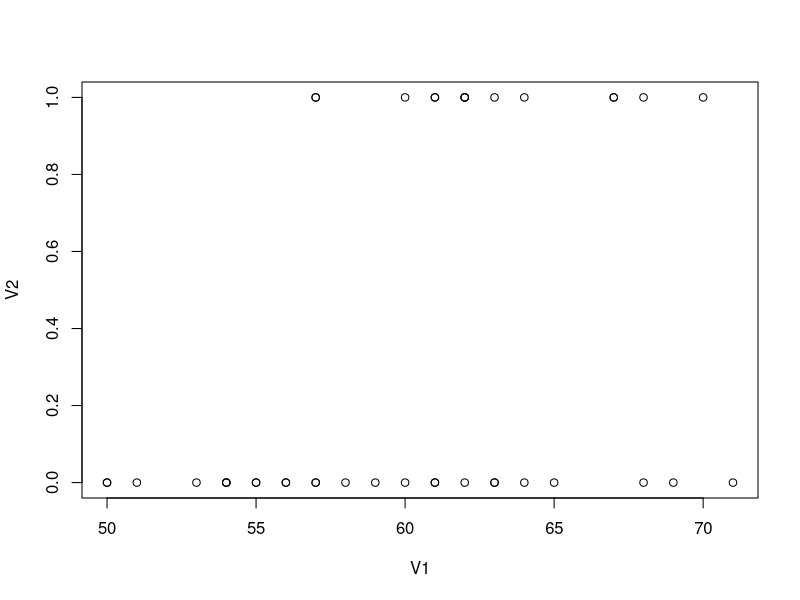
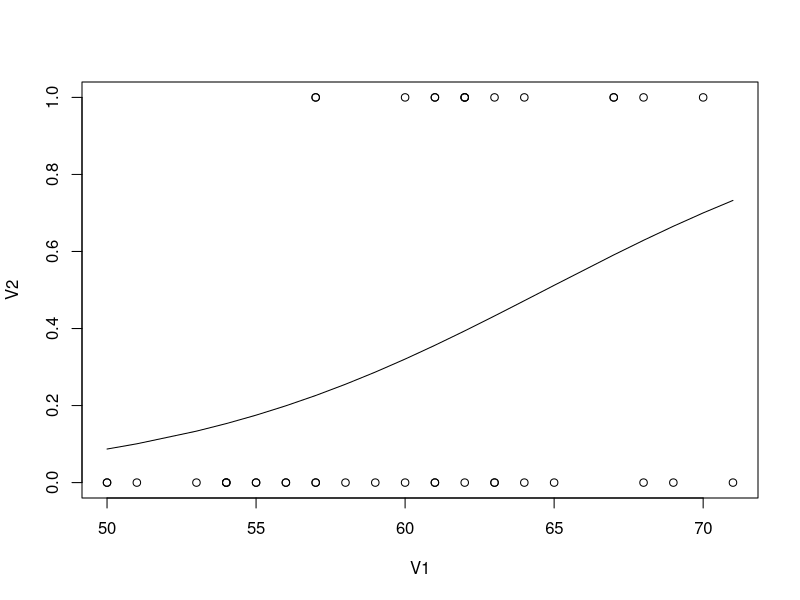
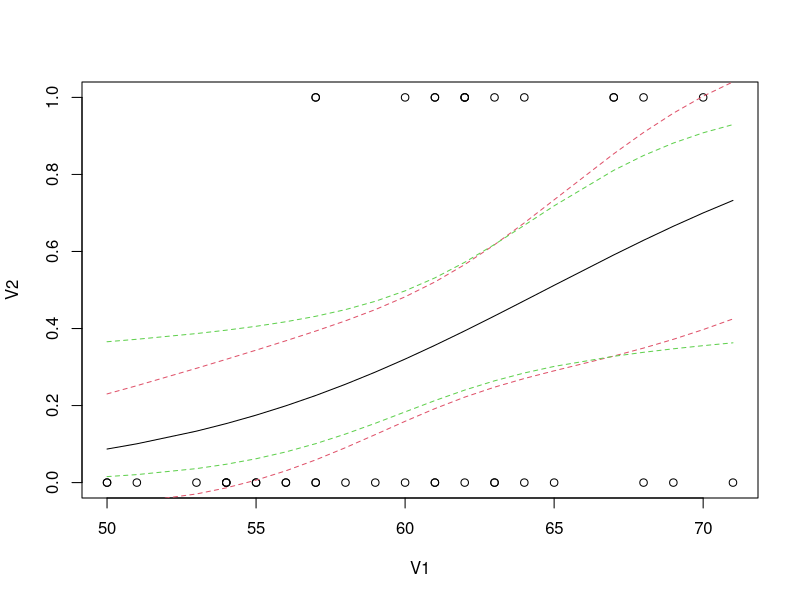

Recreate these plots in R, in order.
## ---- chunk 1
# Clear variables
rm(list = ls())
## ---- chunk 2
data_63 <- read.table("surgery.dat")
plot(data_63)  # Bernulli trail
## ---- chunk 3
## negative log likelihood function
negaLogL <- function(beta, y, X, n){
    theta <- exp(X %*% beta) / (1 + exp(X %*% beta))
    - sum(dbinom(y, size = n, prob = theta, log = TRUE))
}
## Observation and design matrix
y <- data_63[ ,2]
X <- cbind(1, data_63[ ,1] - mean(data_63[ ,1]))

opt <- nlminb(c(-1, 1), negaLogL, y = y, X = X, n = 1)

glm(y ~ -1 + X, family = binomial)
opt$par
## ---- chunk 4
## Parameter uncertainty
library(numDeriv)
H <- hessian(negaLogL, opt$par, y = y, X = X, n = 1)
se.beta <- sqrt(diag(solve(H)))

summary(glm(y ~ -1 + X, family = binomial))
se.beta

plot(data_63)  # Bernulli trail
lines(data_63[ ,1], exp(X %*% opt$par) / (1 + exp(X %*% opt$par)))
## Interpreted as the probability of death as a
## function of age
## ---- chunk 5
## Or using glm
fit <- glm(y ~ -1 + X, family = binomial)
plot(data_63) ## Bernulli trail
lines(data_63[ ,1], predict(fit, type = "response"))
## More on the fit
?predict.glm
pred <- predict(fit, type = "response", 
                inteval = "cofidence", se.fit = TRUE)

## Producing confidence intervals
## Wald confidence intervals
lines(data_63[ ,1], pred$fit + 2 * pred$se.fit, col = 2, lty = 2)
lines(data_63[ ,1], pred$fit - 2 * pred$se.fit, col = 2, lty = 2)

## Intervals in linear domain (transformed back to orginal domain)
pred <- predict(fit, type="link", inteval="cofidence",se.fit=TRUE)
lines(data_63[ ,1], exp(pred$fit + 2 * pred$se.fit) /
     (1 + exp(pred$fit + 2 * pred$se.fit)),col=3,lty=2)
lines(data_63[ ,1], exp(pred$fit - 2 * pred$se.fit) /
     (1 + exp(pred$fit - 2 * pred$se.fit)),col=3,lty=2)
